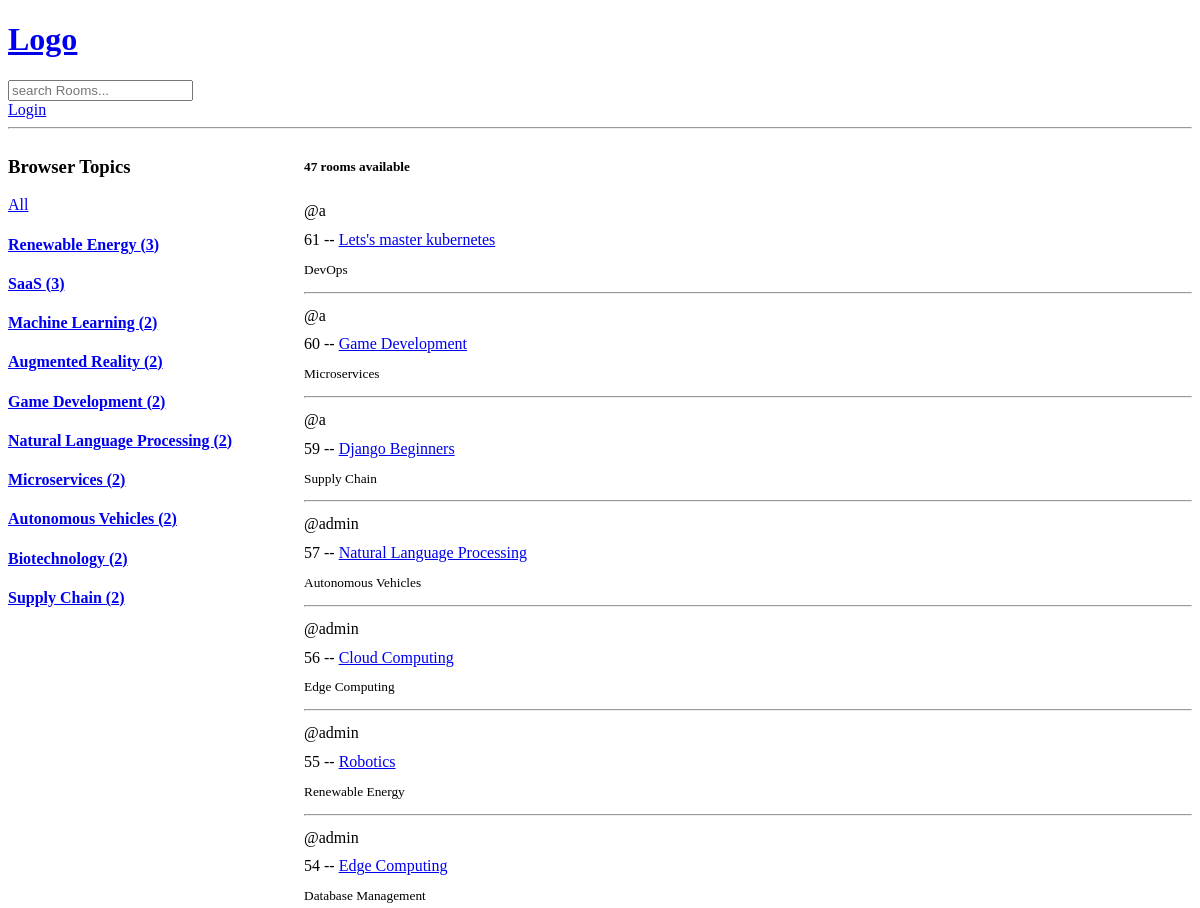
/ (upper part), run on an earlier commit of the app's database.
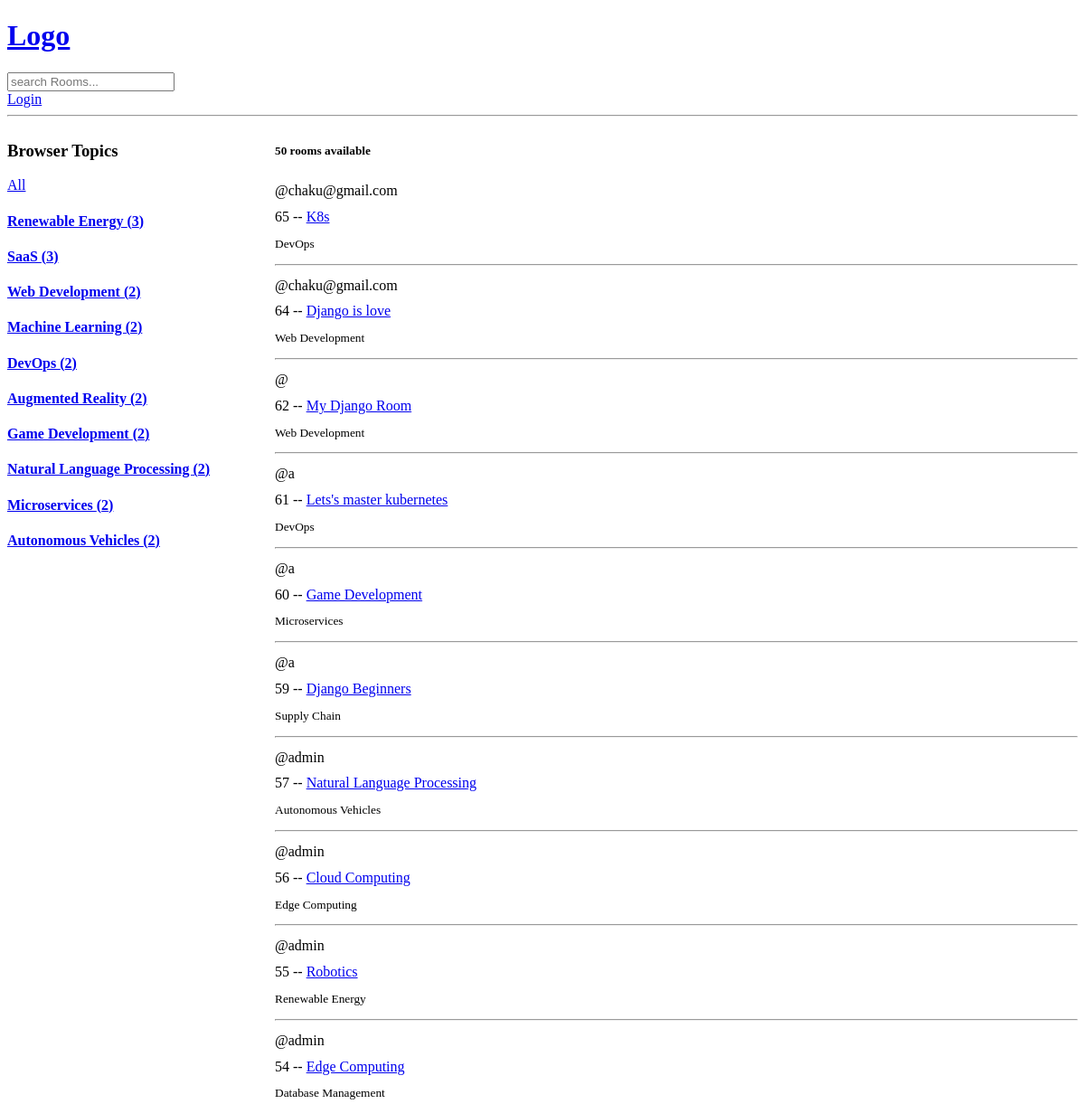
And on a later commit of the database.
### base/models.py (models this page shows, shortened)
class Topic(models.Model):
    name=models.CharField(max_length=200)

class Room(models.Model):
    host=models.ForeignKey(User,on_delete=models.SET_NULL,null=True)
    topic=models.ForeignKey(Topic,on_delete=models.SET_NULL,null=True)
    name=models.CharField(max_length=200)
    description=models.TextField(null=True,blank=True)
    updated=models.DateTimeField(auto_now=True)
    created=models.DateTimeField(auto_now_add=True)
    class Meta:
        ordering=['-updated','-created']

### base/views.py (the view)
# urls.py: path('',views.home,name="home"),
def home(request):
    q = request.GET.get("q")
    if q is not None:
        room = Room.objects.filter(
            Q(topic__name__icontains=q)
            | Q(name__icontains=q)
            | Q(host__username__icontains=q)
            | Q(description__icontains=q)
        )
    else:
        room = Room.objects.all()
    room_count = room.count()  # faster then len method
    pupularTopic = Topic.objects.annotate(room_count=Count("room")).order_by(
        "-room_count"
    )[:10]
    context = {"rooms": room, "topics": pupularTopic, "room_count": room_count}
    return render(request, "base/home.html", context)

### base/templates/base/home.html (shortened to what this page needs)
{% extends "main.html" %} {% block content %}
<div class="home-container">
    <div>
        <h3>Browser Topics</h3>
        <a href="{% url 'home' %}">All</a>
        {% for topic in topics %}
        <a href="{% url 'home' %}?q={{ topic.name }}">
            <h4>{{ topic.name }} ({{ topic.room_count }})</h4>
        </a>
        {% endfor %}
    </div>
    <div>
        <h5>{{ room_count }} rooms available</h5>
        <div class="room">
            {% for room in rooms %}
            <span>@{{ room.host.username }}</span>
            <div>
                {{ room.id }} --
                <a href="{% url 'room' room.id %}">{{ room.name }}</a>
            </div>
            <small>{{ room.topic.name }}</small>
            <hr />
            {% endfor %}
        </div>
    </div>
</div>
{% endblock content %}

What changed in the data, as far as the page shows it:
no longer on this page (row unchanged): Topic: name "Biotechnology", room_count "2"
no longer on this page (row unchanged): Topic: name "Supply Chain", room_count "2"
now on this page (row unchanged): Topic: name "Web Development", room_count "2"
now on this page (row unchanged): Topic: name "DevOps", room_count "2"
added Room: host.username "chaku@gmail.com", id "65", name "K8s", topic.name "DevOps"
added Room: host.username "chaku@gmail.com", id "64", name "Django is love", topic.name "Web Development"
added Room: id "62", name "My Django Room", topic.name "Web Development"
Also different on the page:
{{ room_count }}: "47" → "50"
